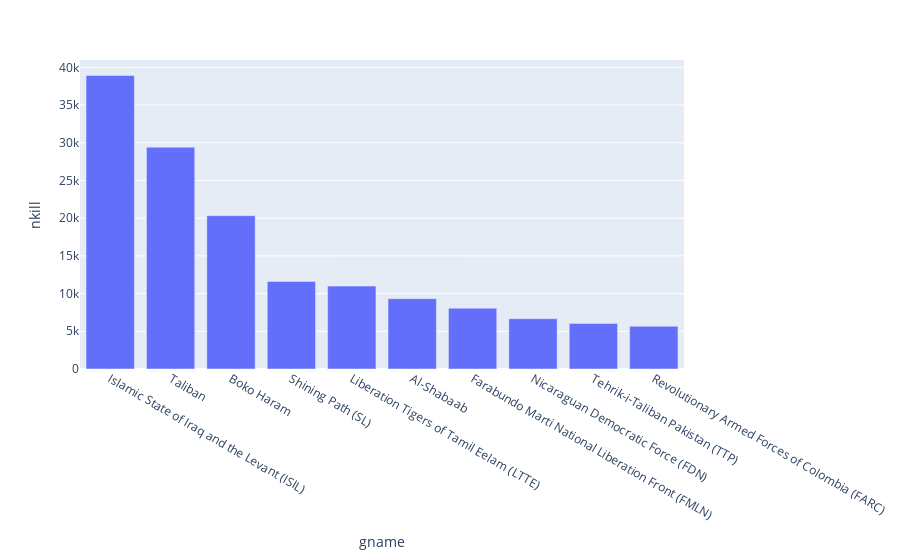

Write notebook code for a chart like this one.
### Code cell
px.bar(tr_groups_casualties, x='gname', y='nkill')

### Figure 1 — Plotly figure (JSON) as saved in the notebook; plotly's stock layout.template omitted (floating-point values rounded to 4 significant figures)
{"data": [{"alignmentgroup": "True", "hovertemplate": "gname=%{x}<br>nkill=%{y}<extra></extra>", "legendgroup": "", "marker": {"color": "#636efa", "pattern": {"shape": ""}}, "name": "", "offsetgroup": "", "orientation": "v", "showlegend": false, "textposition": "auto", "type": "bar", "x": ["Islamic State of Iraq and the Levant (ISIL)", "Taliban", "Boko Haram", "Shining Path (SL)", "Liberation Tigers of Tamil Eelam (LTTE)", "Al-Shabaab", "Farabundo Marti National Liberation Front (FMLN)", "Nicaraguan Democratic Force (FDN)", "Tehrik-i-Taliban Pakistan (TTP)", "Revolutionary Armed Forces of Colombia (FARC)"], "xaxis": "x", "y": [38923, 29410, 20328, 11601, 10989, 9330, 8065, 6662, 6042, 5661], "yaxis": "y"}], "layout": {"barmode": "relative", "legend": {"tracegroupgap": 0}, "margin": {"t": 60}, "xaxis": {"anchor": "y", "domain": [0, 1], "title": {"text": "gname"}}, "yaxis": {"anchor": "x", "domain": [0, 1], "title": {"text": "nkill"}}}}
